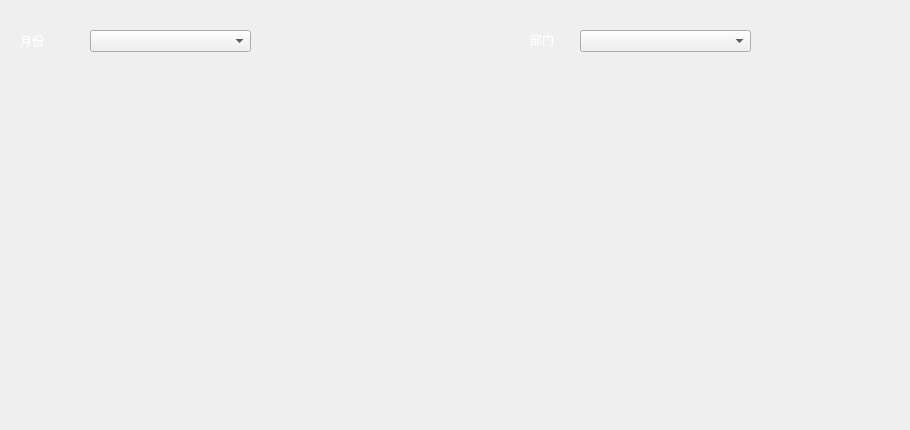
      <widget class="QWidget" name="tab_4">
       <attribute name="title">
        <string>月视图</string>
       </attribute>
       <widget class="QComboBox" name="comboBoxMonth">
        <property name="geometry">
         <rect>
          <x>90</x>
          <y>30</y>
          <width>161</width>
          <height>22</height>
         </rect>
        </property>
        <property name="styleSheet">
         <string notr="true">border-image:none;</string>
        </property>
       </widget>
       <widget class="QComboBox" name="comboBoxDep">
        <property name="geometry">
         <rect>
          <x>580</x>
          <y>30</y>
          <width>171</width>
          <height>22</height>
         </rect>
        </property>
        <property name="styleSheet">
         <string notr="true">border-image:none;</string>
        </property>
       </widget>
       <widget class="QLabel" name="label_42">
        <property name="geometry">
         <rect>
          <x>20</x>
          <y>30</y>
          <width>51</width>
          <height>21</height>
         </rect>
        </property>
        <property name="styleSheet">
         <string notr="true">border-image:none;
color:#fff;</string>
        </property>
        <property name="text">
         <string>月份</string>
        </property>
       </widget>
       <widget class="QLabel" name="label_43">
        <property name="geometry">
         <rect>
          <x>530</x>
          <y>30</y>
          <width>41</width>
          <height>20</height>
         </rect>
        </property>
        <property name="styleSheet">
         <string notr="true">border-image:none;
color:#fff;</string>
        </property>
        <property name="text">
         <string>部门</string>
        </property>
       </widget>
       <widget class="Histogram" name="widgetH" native="true">
        <property name="geometry">
         <rect>
          <x>20</x>
          <y>80</y>
          <width>441</width>
          <height>341</height>
         </rect>
        </property>
        <property name="styleSheet">
         <string notr="true">border-image:none;
color:#fff;</string>
        </property>
       </widget>
       <widget class="Pie" name="widgetP" native="true">
        <property name="geometry">
         <rect>
          <x>480</x>
          <y>80</y>
          <width>421</width>
          <height>341</height>
         </rect>
        </property>
        <property name="styleSheet">
         <string notr="true">border-image:none;
</string>
        </property>
       </widget>
      </widget>
